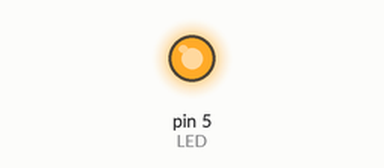
A sketch run on a simulated Arduino Uno, built with avr-gcc and run on an emulated ATmega328P. On the bench: output pins drawn as LEDs (lit = HIGH).

Above: at 0.05 s.
Timing chart, 0 to 3.0 s (numbered marks = the images above):
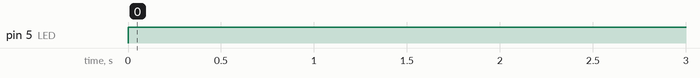

The sketch:

blinkled.ino
```cpp
int LED=5;
void setup() {

pinMode(LED,OUTPUT);
}

void loop(){
  digitalWrite(LED,HIGH);
  delay(100);
  digitalWrite(LED,LOW);

}
```

Measured:
- by itself, pin 5 (LED): LOW → HIGH at 0.00 s
